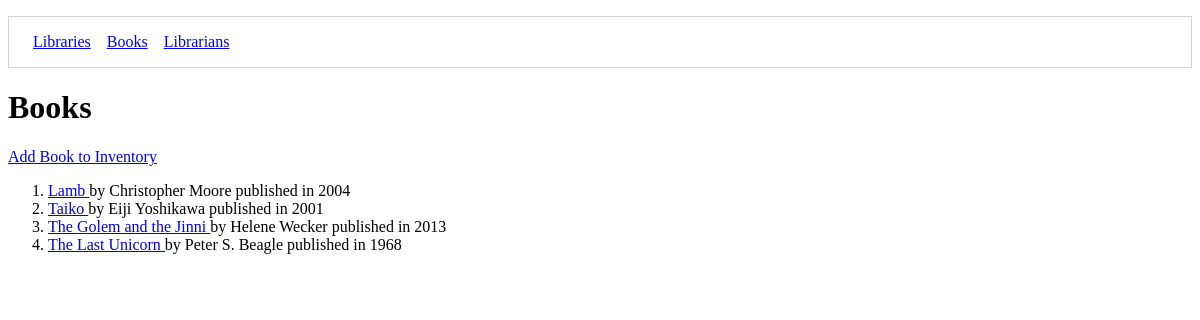
Page /books/ (signed in) on the earlier database version.
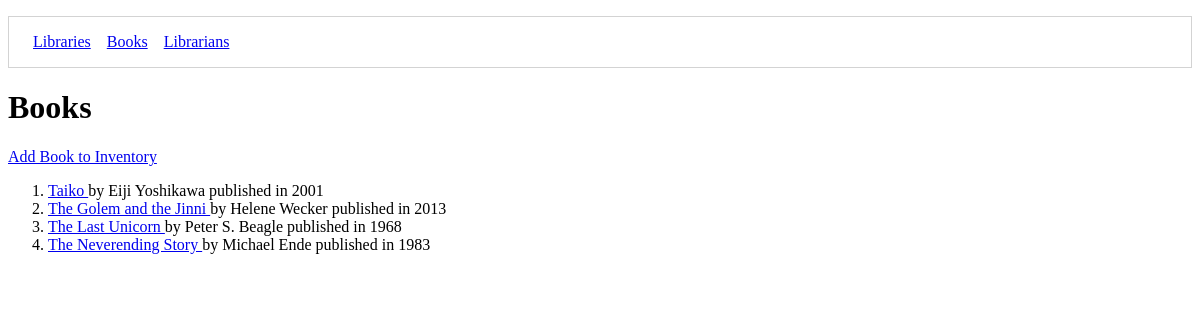
Same page on the later database version.
### libraryapp/models/book.py (models this page shows)
class Book (models.Model):
    title = models.CharField(max_length=50)
    isbn = models.CharField(max_length=50)
    author = models.CharField(max_length=50)
    published = models.IntegerField()
    librarian = models.ForeignKey(Librarian, on_delete=models.CASCADE)
    location = models.ForeignKey(
        Library, related_name="books",
        null=True,
        blank=True,
        on_delete=models.CASCADE)

### libraryapp/views/books/list.py (the view, shortened to what this page needs)
# urls.py: path('books/', book_list, name='books'),
@login_required
def book_list(request):
    if request.method == 'GET':
        with sqlite3.connect(Connection.db_path) as conn:
            conn.row_factory = model_factory(Book)
            db_cursor = conn.cursor()
            db_cursor.execute("""
            select
                b.id,
                b.title,
                b.isbn,
                b.author,
                b.published,
                b.librarian_id,
                b.location_id
            from libraryapp_book b
            """)
            all_books = db_cursor.fetchall()
        template = 'books/list.html'
        context = {
            'all_books': all_books
        }
        return render(request, template, context)
    elif request.method == 'POST':
        form_data = request.POST

### libraryapp/models/modelfactory.py (called while the page is built)
def model_factory(model_type):
    def create(cursor, row):
        instance = model_type()
        smart_row = sqlite3.Row(cursor, row)
        for col in smart_row.keys():
            setattr(instance, col, smart_row[col])
        return instance
    return create

### libraryapp/templates/books/list.html (shortened to what this page needs)
{% extends 'shared/base.html' %}
{% block content %}
    <h1>Books</h1>
<a href="{% url 'libraryapp:book_form' %}">Add Book to Inventory</a>
    <ol>
    {% for book in all_books %}
        <li>
        <a href="{% url 'libraryapp:book' book.id %}"> {{ book.title }} </a>
        by {{book.author}} published in {{book.published}}
        </li>
    {% endfor %}
    </ol>
  {% endblock %}

### libraryapp/templates/shared/base.html (shortened to what this page needs)
{% load static %}
<!DOCTYPE html>
<html>
<head>
</head>
<body>
    <nav id="site-nav">
        <ol class="navList">
            <li class="navList__route"><a href="{% url 'libraryapp:libraries' %}">Libraries</a></li>
            <li class="navList__route"><a href="{% url 'libraryapp:books' %}">Books</a></li>
            <li class="navList__route"><a href="{% url 'libraryapp:librarians' %}">Librarians</a></li>
        </ol>
    </nav>
    {% block content %}
    {% endblock %}
</body>
</html>

### libraryapp/templates/shared/base.html (style rules this page uses)
.navList { list-style-type: none; display: flex; border: 1px solid lightgray; padding: 1em; }
.navList__route { margin: 0 0.5em; }

Differences in the rows shown:
removed Book: title "Lamb", author "Christopher Moore", published "2004"
added Book: title "The Neverending Story", author "Michael Ende", published "1983"
